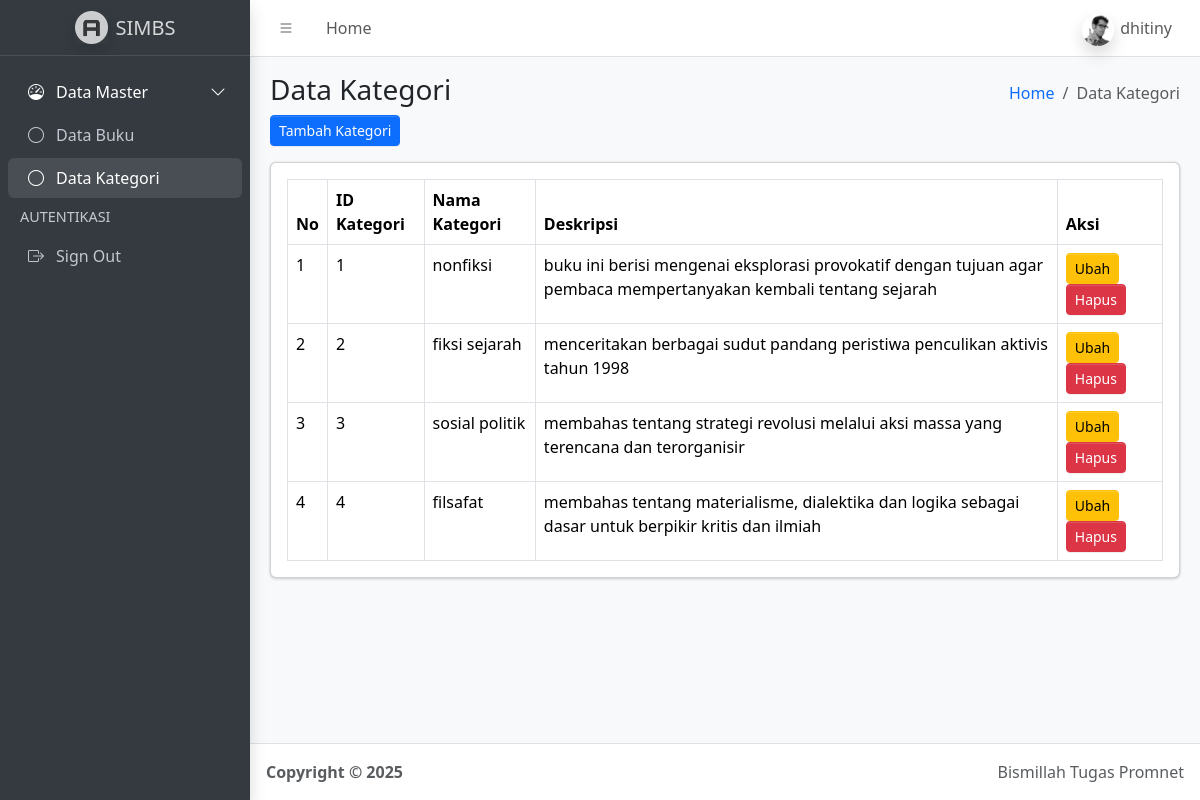
The app's page /kategori.php (signed in) with its own data.
### tables this page shows
CREATE TABLE `kategori` (
  `id_kategori` int(11) NOT NULL,
  `nama_kategori` varchar(250) NOT NULL,
  `deskripsi` varchar(400) NOT NULL,
  `tanggal_input` datetime NOT NULL
);

### function.php (called while the page is built, shortened)
<?php
$conn = mysqli_connect("localhost", "root", "", "simbs");
function query($query){
    global $conn;
    $result = mysqli_query($conn, $query);
    $rows = [];
    while($row = mysqli_fetch_assoc($result)){
        $rows[] = $row;
    }
    return $rows;
}

### kategori.php (the view, shortened to what this page needs)
<?php
require 'function.php';
$kategori = query("SELECT * FROM kategori ORDER BY id_kategori ASC");
?>
<!doctype html>
<html lang="en">
  <head>
    <link
      rel="stylesheet"
      href="https://cdn.jsdelivr.net/npm/@fontsource/source-sans-3@5.0.12/index.css"
      media="print"
      onload="this.media='all'"
    />
    <link
      rel="stylesheet"
      href="https://cdn.jsdelivr.net/npm/overlayscrollbars@2.11.0/styles/overlayscrollbars.min.css"
    />
    <link
      rel="stylesheet"
      href="https://cdn.jsdelivr.net/npm/bootstrap-icons@1.13.1/font/bootstrap-icons.min.css"
    />
    <link rel="stylesheet" href="dist/css/adminlte.min.css" />
  </head>
  <body class="layout-fixed sidebar-expand-lg bg-body-tertiary">
    <div class="app-wrapper">
      <nav class="app-header navbar navbar-expand bg-body">
        <div class="container-fluid">
          <ul class="navbar-nav">
            <li class="nav-item">
              <a class="nav-link" data-lte-toggle="sidebar" href="#" role="button">
                <i class="bi bi-list"></i>
              </a>
            </li>
            <li class="nav-item d-none d-md-block">
              <a href="index.php" class="nav-link">Home</a>
            </li>
          </ul>
          <ul class="navbar-nav ms-auto">
            <li class="nav-item dropdown user-menu">
              <a href="#" class="nav-link dropdown-toggle" data-bs-toggle="dropdown">
                <img
                  src="dist/assets/img/user2-160x160.jpg"
                  class="user-image rounded-circle shadow"
                  alt="User Image"
                />
                <span class="d-none d-md-inline">
                  <?= htmlspecialchars($_SESSION['username'] ?? 'User'); ?>
                </span>
              </a>
            </li>
          </ul>
        </div>
      </nav>
      <aside class="app-sidebar bg-body-secondary shadow" data-bs-theme="dark">
        <div class="sidebar-brand">
          <a href="index.php" class="brand-link">
            <img
              src="dist/assets/img/AdminLTELogo.png"
              alt="AdminLTE Logo"
              class="brand-image opacity-75 shadow"
            />
            <span class="brand-text fw-light">SIMBS</span>
          </a>
        </div>
        <div class="sidebar-wrapper">
          <nav class="mt-2">
            <ul
              class="nav sidebar-menu flex-column"
              data-lte-toggle="treeview"
              role="navigation"
              aria-label="Main navigation"
              data-accordion="false"
            >
              <li class="nav-item menu-open">
                <a href="#" class="nav-link active">
                  <i class="nav-icon bi bi-speedometer"></i>
                  <p>
                    Data Master
                  </p>
                </a>
                <ul class="nav nav-treeview">
                  <li class="nav-item">
                    <a href="index.php" class="nav-link">
                      <i class="nav-icon bi bi-circle"></i>
                      <p>Data Buku</p>
                    </a>
                  </li>
                  <li class="nav-item">
                    <a href="kategori.php" class="nav-link active">
                      <i class="nav-icon bi bi-circle"></i>
                      <p>Data Kategori</p>
                    </a>
                  </li>
                </ul>
              </li>
              <li class="nav-header">AUTENTIKASI</li>
              <li class="nav-item">
                <a href="logout.php" class="nav-link">
                  <i class="nav-icon bi bi-box-arrow-right"></i>
                  <p>Sign Out</p>
                </a>
              </li>
            </ul>
          </nav>
        </div>
      </aside>
      <main class="app-main">
        <div class="app-content-header">
          <div class="container-fluid">
            <div class="row">
              <div class="col-sm-6">
                <h3 class="mb-0">Data Kategori</h3>
                <a href="tambah_kategori.php" class="btn btn-primary btn-sm mt-2">Tambah Kategori</a>
              </div>
              <div class="col-sm-6">
                <ol class="breadcrumb float-sm-end">
                  <li class="breadcrumb-item"><a href="index.php">Home</a></li>
                  <li class="breadcrumb-item active">Data Kategori</li>
                </ol>
              </div>
            </div>
          </div>
        </div>
        <div class="app-content">
          <div class="container-fluid">
            <div class="card">
              <div class="card-body">
                <table class="table table-bordered table-hover">
                  <thead>
                    <tr>
                      <th>No</th>
                      <th>ID Kategori</th>
                      <th>Nama Kategori</th>
                      <th>Deskripsi</th>
                      <th>Aksi</th>
                    </tr>
                  </thead>
                  <tbody>
                    <?php if (count($kategori) === 0): ?>
                      <tr>
                        <td colspan="5" class="text-center">Data kategori belum ada.</td>
                      </tr>
                    <?php else: ?>
                      <?php $no = 1; ?>
                      <?php foreach ($kategori as $row): ?>
                        <tr>
                          <td><?= $no++; ?></td>
                          <td><?= $row['id_kategori']; ?></td>
                          <td><?= htmlspecialchars($row['nama_kategori']); ?></td>
                          <td><?= htmlspecialchars($row['deskripsi']); ?></td>
                          <td>
                            <a href="ubah_kategori.php?id=<?= $row['id_kategori']; ?>" class="btn btn-warning btn-sm">Ubah</a>
                            <a href="hapus_kategori.php?id=<?= $row['id_kategori']; ?>"
                               class="btn btn-danger btn-sm"
                               onclick="return confirm('Yakin hapus kategori ini?');">
                               Hapus
                            </a>
                          </td>
                        </tr>
                      <?php endforeach; ?>
                    <?php endif; ?>
                  </tbody>
                </table>
              </div>
            </div>
          </div>
        </div>
      </main>
      <footer class="app-footer">
        <div class="float-end d-none d-sm-inline">Bismillah Tugas Promnet</div>
        <strong>Copyright &copy; 2025</strong>
      </footer>
    </div>
  </body>
</html>

### records on screen
kategori: id_kategori "1", nama_kategori "nonfiksi", deskripsi "buku ini berisi mengenai eksplorasi provokatif dengan tujuan agar pembaca mempertanyakan kembali tentang sejarah"
kategori: id_kategori "2", nama_kategori "fiksi sejarah", deskripsi "menceritakan berbagai sudut pandang peristiwa penculikan aktivis tahun 1998"
kategori: id_kategori "3", nama_kategori "sosial politik", deskripsi "membahas tentang strategi revolusi melalui aksi massa yang terencana dan terorganisir"
kategori: id_kategori "4", nama_kategori "filsafat", deskripsi "membahas tentang materialisme, dialektika dan logika sebagai dasar untuk berpikir kritis dan ilmiah"

### other values on screen
$_SESSION['username'] "dhitiny"
